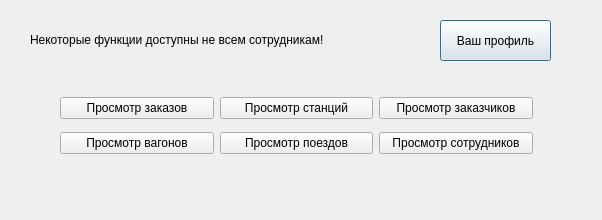
<?xml version="1.0" encoding="UTF-8"?>
<ui version="4.0">
 <class>mainSelects</class>
 <widget class="QDialog" name="mainSelects">
  <property name="geometry">
   <rect>
    <x>0</x>
    <y>0</y>
    <width>602</width>
    <height>220</height>
   </rect>
  </property>
  <property name="windowTitle">
   <string>Dialog</string>
  </property>
  <widget class="QPushButton" name="profileButton">
   <property name="geometry">
    <rect>
     <x>440</x>
     <y>20</y>
     <width>111</width>
     <height>41</height>
    </rect>
   </property>
   <property name="text">
    <string>Ваш профиль</string>
   </property>
  </widget>
  <widget class="QLabel" name="label">
   <property name="geometry">
    <rect>
     <x>30</x>
     <y>30</y>
     <width>371</width>
     <height>20</height>
    </rect>
   </property>
   <property name="text">
    <string>Некоторые функции доступны не всем сотрудникам!</string>
   </property>
  </widget>
  <widget class="QWidget" name="">
   <property name="geometry">
    <rect>
     <x>60</x>
     <y>90</y>
     <width>473</width>
     <height>71</height>
    </rect>
   </property>
   <layout class="QVBoxLayout" name="verticalLayout">
    <item>
     <layout class="QHBoxLayout" name="horizontalLayout">
      <item>
       <widget class="QPushButton" name="profileButton_2">
        <property name="text">
         <string>Просмотр заказов</string>
        </property>
       </widget>
      </item>
      <item>
       <widget class="QPushButton" name="profileButton_3">
        <property name="text">
         <string>Просмотр станций</string>
        </property>
       </widget>
      </item>
      <item>
       <widget class="QPushButton" name="profileButton_6">
        <property name="text">
         <string>Просмотр заказчиков</string>
        </property>
       </widget>
      </item>
     </layout>
    </item>
    <item>
     <layout class="QHBoxLayout" name="horizontalLayout_2">
      <item>
       <widget class="QPushButton" name="profileButton_4">
        <property name="text">
         <string>Просмотр вагонов</string>
        </property>
       </widget>
      </item>
      <item>
       <widget class="QPushButton" name="profileButton_5">
        <property name="text">
         <string>Просмотр поездов</string>
        </property>
       </widget>
      </item>
      <item>
       <widget class="QPushButton" name="profileButton_7">
        <property name="text">
         <string>Просмотр сотрудников</string>
        </property>
       </widget>
      </item>
     </layout>
    </item>
   </layout>
  </widget>
 </widget>
 <resources/>
 <connections/>
</ui>
